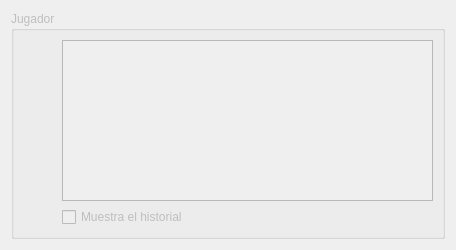
<?xml version="1.0" encoding="UTF-8"?>
<ui version="4.0">
 <class>wdgUserPanel</class>
 <widget class="QWidget" name="wdgUserPanel">
  <property name="enabled">
   <bool>false</bool>
  </property>
  <property name="geometry">
   <rect>
    <x>0</x>
    <y>0</y>
    <width>456</width>
    <height>250</height>
   </rect>
  </property>
  <property name="sizePolicy">
   <sizepolicy hsizetype="Preferred" vsizetype="Fixed">
    <horstretch>0</horstretch>
    <verstretch>0</verstretch>
   </sizepolicy>
  </property>
  <property name="minimumSize">
   <size>
    <width>0</width>
    <height>250</height>
   </size>
  </property>
  <property name="maximumSize">
   <size>
    <width>16777215</width>
    <height>250</height>
   </size>
  </property>
  <property name="windowTitle">
   <string>Form</string>
  </property>
  <layout class="QVBoxLayout">
   <item>
    <widget class="QGroupBox" name="grp">
     <property name="title">
      <string>Jugador</string>
     </property>
     <layout class="QHBoxLayout" name="horizontalLayout_2">
      <item>
       <layout class="QHBoxLayout" name="horizontalLayout">
        <item>
         <layout class="QVBoxLayout" name="_3">
          <item>
           <widget class="QLabel" name="lblAvatar">
            <property name="palette">
             <palette>
              <active>
               <colorrole role="Base">
                <brush brushstyle="SolidPattern">
                 <color alpha="255">
                  <red>255</red>
                  <green>255</green>
                  <blue>0</blue>
                 </color>
                </brush>
               </colorrole>
              </active>
              <inactive>
               <colorrole role="Base">
                <brush brushstyle="SolidPattern">
                 <color alpha="255">
                  <red>255</red>
                  <green>255</green>
                  <blue>0</blue>
                 </color>
                </brush>
               </colorrole>
              </inactive>
              <disabled>
               <colorrole role="Base">
                <brush brushstyle="SolidPattern">
                 <color alpha="255">
                  <red>244</red>
                  <green>244</green>
                  <blue>244</blue>
                 </color>
                </brush>
               </colorrole>
              </disabled>
             </palette>
            </property>
            <property name="layoutDirection">
             <enum>Qt::LeftToRight</enum>
            </property>
            <property name="text">
             <string/>
            </property>
            <property name="pixmap">
             <pixmap resource="../images/glparchis.qrc">:/glparchis/ficharoja.png</pixmap>
            </property>
            <property name="alignment">
             <set>Qt::AlignCenter</set>
            </property>
            <property name="margin">
             <number>27</number>
            </property>
           </widget>
          </item>
          <item>
           <layout class="QHBoxLayout" name="_4">
            <item>
             <widget class="QLabel" name="lbl1">
              <property name="sizePolicy">
               <sizepolicy hsizetype="Fixed" vsizetype="Fixed">
                <horstretch>0</horstretch>
                <verstretch>0</verstretch>
               </sizepolicy>
              </property>
              <property name="text">
               <string/>
              </property>
              <property name="pixmap">
               <pixmap resource="../images/glparchis.qrc">:/glparchis/cube.png</pixmap>
              </property>
              <property name="scaledContents">
               <bool>true</bool>
              </property>
             </widget>
            </item>
            <item>
             <widget class="QLabel" name="lbl2">
              <property name="sizePolicy">
               <sizepolicy hsizetype="Fixed" vsizetype="Fixed">
                <horstretch>0</horstretch>
                <verstretch>0</verstretch>
               </sizepolicy>
              </property>
              <property name="text">
               <string/>
              </property>
              <property name="pixmap">
               <pixmap resource="../images/glparchis.qrc">:/glparchis/cube.png</pixmap>
              </property>
              <property name="scaledContents">
               <bool>true</bool>
              </property>
             </widget>
            </item>
            <item>
             <widget class="QLabel" name="lbl3">
              <property name="sizePolicy">
               <sizepolicy hsizetype="Fixed" vsizetype="Fixed">
                <horstretch>0</horstretch>
                <verstretch>0</verstretch>
               </sizepolicy>
              </property>
              <property name="text">
               <string/>
              </property>
              <property name="pixmap">
               <pixmap resource="../images/glparchis.qrc">:/glparchis/cube.png</pixmap>
              </property>
              <property name="scaledContents">
               <bool>true</bool>
              </property>
             </widget>
            </item>
           </layout>
          </item>
         </layout>
        </item>
        <item>
         <layout class="QVBoxLayout" name="verticalLayout">
          <item>
           <widget class="QListWidget" name="lst"/>
          </item>
          <item>
           <widget class="QCheckBox" name="chk">
            <property name="text">
             <string>Muestra el historial</string>
            </property>
           </widget>
          </item>
         </layout>
        </item>
       </layout>
      </item>
     </layout>
    </widget>
   </item>
  </layout>
 </widget>
 <resources>
  <include location="../images/glparchis.qrc"/>
 </resources>
 <connections/>
</ui>
